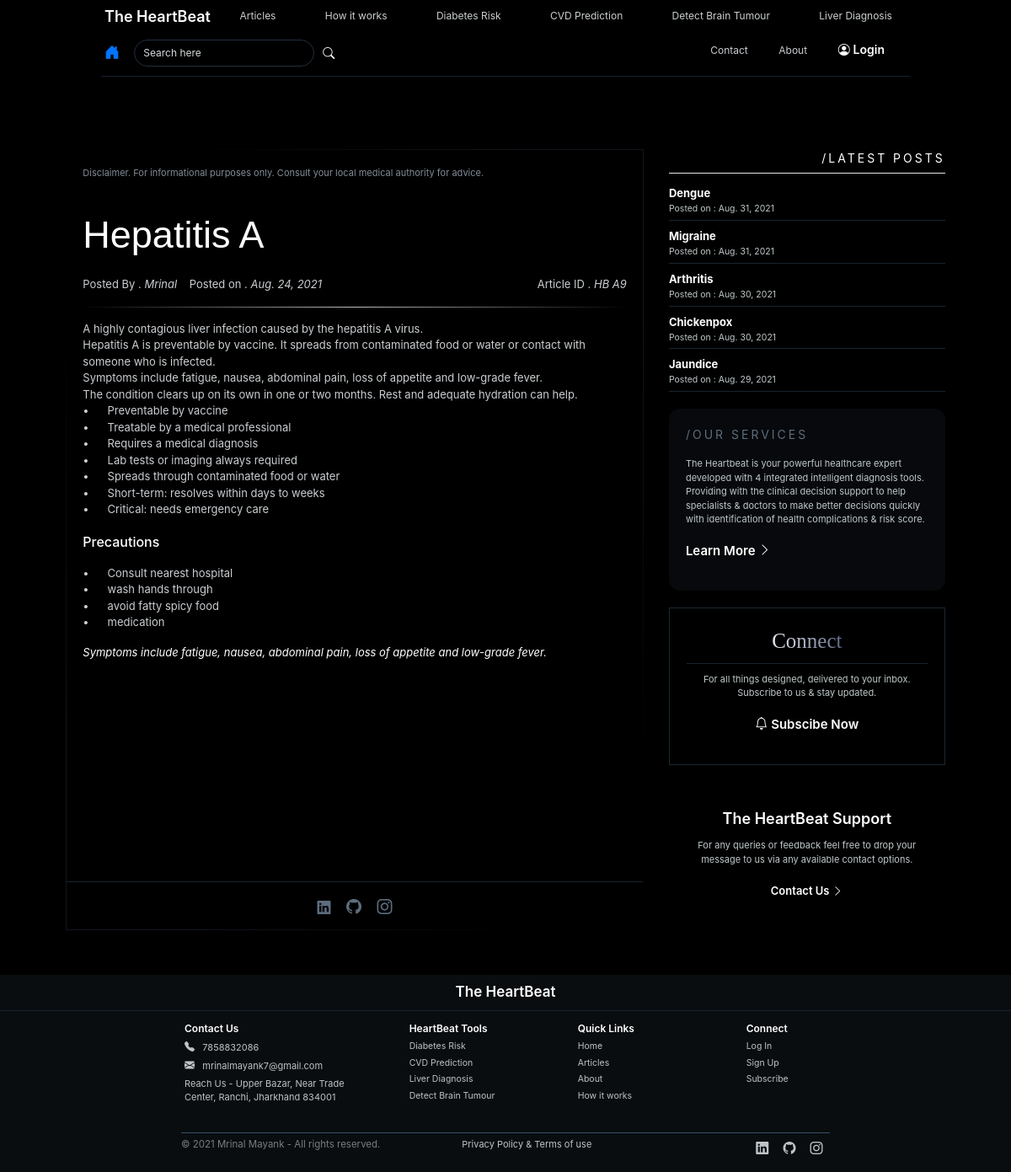
/9/read_article/, run on the app's committed database.
### MAINAPP/models.py (models this page shows, shortened)
class Article(models.Model):
	posted_on=models.DateField(blank=True,default=timezone.now)
	posted_by =models.CharField(max_length=100,blank=True)
	article_name = models.CharField(max_length= 200)
	article_caption=models.TextField(blank=True)
	article_introduction=models.TextField(blank=True)
	article_sub_heading1 =models.CharField(max_length= 200 ,blank=True)
	article_sub_body1 =models.TextField(blank=True)
	article_conclusion =models.TextField(blank=True)
	article_image = models.ImageField(null=True, blank=True , help_text="crop image as square before upload to get uniform size in the page")
	add_article_to_home = models.BooleanField(default=False,null=True, blank=True ,help_text="Yes will enable to display it on home page")

### MAINAPP/views.py (the view)
# urls.py: path('<int:id>/read_article/', views.read_article, name="read_article"),
def read_article(request ,id):
	page = Article.objects.get(id=id)
	topics =reversed(Article.objects.all().order_by('id'))
	context = {'page':page ,'topics':topics}
	return render(request, 'MAINAPP/read_article.html', context)

### templates/MAINAPP/read_article.html
{%  extends 'MAINAPP/home.html' %}
{% load static %}
{% block content %}
<div class="bground1">
<br><br><br><br><br><br>
<div class="container" style="">
  <div class="col-lg-12" style="margin-left:auto;margin-right:auto;padding:3%">
  <div class="row">
    <div class="col-lg-8 col-md-10 col-sm-12 col-12" style="margin-left:auto;margin-right:auto;display:flex;flex-wrap:wrap;margin-bottom:20px;">
      <div class="" style="display:flex;flex-wrap:wrap;width:100%;margin-right:auto;margin-left:auto;padding:1px; background:linear-gradient(to bottom left,rgba(23, 32, 42,0.7) 10% , #000000 40%,#000000 60%, rgba(23, 32, 42,0.7) 90%);">
      <div class="" style="background:black;padding:19px;width:100%;position:relative;">
        <p style="font-size:11px;font-weight:400;color:#808B96 ;margin-bottom:7px;">Disclaimer. For informational purposes only. Consult your local medical authority for advice.</p>
        <br>
        <p  class="logogradient" style="font-size:45px;color:white;font-family: 'Bodoni Moda', sans-serif;">{{page.article_name}}</p>
        <div class="row">
          <div class="col-lg-8 col-md-6 col-sm-6 col-6">
            <p style="color:#CACFD2;font-size:13px;">Posted By . <i>{{page.posted_by}}</i> &nbsp;&nbsp; Posted on . <i>{{page.posted_on}}</i></p>
          </div>
          <div class="col-lg-4 col-md-6 col-sm-6 col-6">
            <p style="color:#CACFD2;font-size:13px;text-align:right">Article ID . <i>HB A{{page.id}}</i></p>
          </div>
        </div>
        <hr style="border:0;margin-top:0px;height: 1px;background-image: linear-gradient(to right, rgba(255,255,255, 0), rgba(255,255,255, 0.75), rgba(255,255,255, 0));">
          <p style="white-space: pre-wrap;color:#CACFD2;font-size:13px">{{page.article_introduction}}</p>
          <p style="white-space: pre-wrap;color:white;font-size:16px;font-weight:500;">{{page.article_sub_heading1}}</p>
          <p style="white-space: pre-wrap;color:#CACFD2;font-size:13px">{{page.article_sub_body1}}</p>
          <p style="white-space: pre-wrap;color:white;font-size:13px"><i>{{page.article_conclusion}}</i></p>
          <br>
          <br>
          <div class="icons text-center" style=" position: absolute;bottom:5px;margin-right:auto;margin-left:auto; left:0;right:0;">
            <hr color="#1C2833">
           <label ><a href="https://www.linkedin.com/in/mrinal-mayank-bb3112200/"><i class="bi bi-linkedin"
           style="margin:7px;font-size:16px;color:#5D6D7E ;"></i></a></label>
           <label ><a href="https://github.com/mrinalmayank7/"><i class="bi bi-github"
           style="margin:7px;font-size:18px;color:#5D6D7E ;"></i></a></label>
           <label ><a href="https://www.instagram.com/mrinalmayank7/"><i class="bi bi-instagram"
              style="margin:7px;font-size:18px;color:#5D6D7E ;"></i></a></label>
           </div>
        </div>
      </div>
    </div>
    <div class="col-lg-4 col-md-10 col-sm-12 col-12" style="margin-left:auto;margin-right:auto;display:flex;flex-wrap:wrap;">
      <div class="" style="width:100%;">
        <div class="" style="margin-bottom:20px;">
          <p style="text-align:right;color:white;font-size:14px;margin:0px;letter-spacing:3px;">/LATEST POSTS</p>
          <hr color="white" style="margin:7px 0px 10px 0px;">
                  {% for topic in topics %}
                  {% if forloop.counter < 6 %}
                  <p style="margin-bottom:0px;"><a data-product="{{ topic.id }}" href="{% url 'read_article' topic.id %}"
                    style="font-size:13px;color:white;margin-bottom:0px;font-weight:700;">{{topic.article_name}}</a></p>
                    <p style="font-size:10.5px;color:grey;margin-bottom:0px;color:#BFC9CA;">Posted on : {{topic.posted_on}}</p>
                    <hr color="#1C2833"style="margin-top:5px;margin-bottom:5px">
                {% endif %}
                {% endfor %}
        </div>
        <div class="" style="padding:20px;background:rgba(23, 32, 42 ,0.3);border-radius:13px;margin-bottom:20px;">
          <p style="color:#5D6D7E ;font-size:14px;letter-spacing:3px">/OUR SERVICES</p>
          <p style="font-size:11px;color:#BFC9CA;;">The Heartbeat is  your powerful healthcare expert developed with 4 integrated intelligent diagnosis tools. Providing with the clinical decision support to help specialists & doctors to make better decisions quickly with identification of health complications & risk score.</p>
          <p class="glowicon" style=""><a  class="glowicon"href="{% url 'howitworks' %}" style="text-align:center;background:transparent;border-radius:30px;border-width:2px;font-size:15px;font-weight:600;border:0px;color:white;"> Learn More <i class="bi bi-chevron-right"></i></a></p>
        </div>
        <div class="text-center" style="border:1px solid #1C2833;padding:20px;margin-bottom:20px;">
          <p class="logogradient"style="font-family: 'Bodoni Moda', serif;color:white;text-align:center;margin:0px;font-size:25px;">Connect</p>
          <hr color="#1C2833" style="margin:7px 0px 10px 0px">
          <p style="font-size:11px;color:#BFC9CA;">For all things designed, delivered to your inbox. Subscribe to us & stay updated.</p>
          <p class="glowicon" style="text-align:center;"><a  class="glowicon"href="{% url 'home' %}#subscribe" style="text-align:center;background:transparent;border-radius:30px;border-width:2px;font-size:15px;font-weight:600;border:0px;color:white;"><i class="bi bi-bell"></i> Subscibe Now </a></p>
        </div>
        <div class="text-center" style="padding:20px;margin-bottom:20px;">
          <p style="color:white;text-align:center;margin:10px;font-size:18px;font-weight:600;">The HeartBeat Support</p>
          <p style="font-size:11px;color:#BFC9CA;">For any queries or feedback feel free to drop your message to us via any available contact options.</p>
          <p class="glowicon" style="text-align:center;"><a  class="glowicon"href="{% url 'contact' %}" style="text-align:center;background:transparent;border-radius:30px;border-width:2px;font-size:13px;font-weight:600;border:0px;color:white;"> Contact Us <i class="bi bi-chevron-right"></i></a></p>
        </div>
      </div>
    </div>
  </div>
  </div>
</div>
</div>
{% endblock content %}

### static/css/main.css (style rules this page uses)
.bground1 ,.bground2 , .hometextfade ,#particles-js { animation: fadeInAnimation ease 7s; animation-iteration-count: 1; animation-fill-mode:backwards; }
.logogradient { background:linear-gradient(to left , #182857 20% ,white 70%); -webkit-background-clip: text; -webkit-text-fill-color: transparent; }

### data on the page
Article: article_name "Hepatitis A", posted_by "Mrinal", posted_on "Aug. 24, 2021", id "9", article_introduction "A highly contagious liver infection caused by the hepatitis A virus. Hepatitis A is preventable by vaccine. It spreads from contaminated food or water or contact with someone who is infected. Symptoms include fatigue, nausea, abdominal pain, loss of appetite and low-grade fever. The condition clears up on its own in one or two months. Rest and adequate hydration can help. • Preventable by vaccine • Treatable by a medical professional • Requires a medical diagnosis • Lab tests or imaging always required • Spreads through contaminated food or water • Short-term: resolves within days to weeks • Critical: needs emergency care", article_sub_heading1 "Precautions", article_sub_body1 "• Consult nearest hospital • wash hands through • avoid fatty spicy food • medication", article_conclusion "Symptoms include fatigue, nausea, abdominal pain, loss of appetite and low-grade fever."
Article: article_name "Dengue", posted_on "Aug. 31, 2021"
Article: article_name "Migraine", posted_on "Aug. 31, 2021"
Article: article_name "Arthritis", posted_on "Aug. 30, 2021"
Article: article_name "Chickenpox", posted_on "Aug. 30, 2021"
Article: article_name "Jaundice", posted_on "Aug. 29, 2021"
